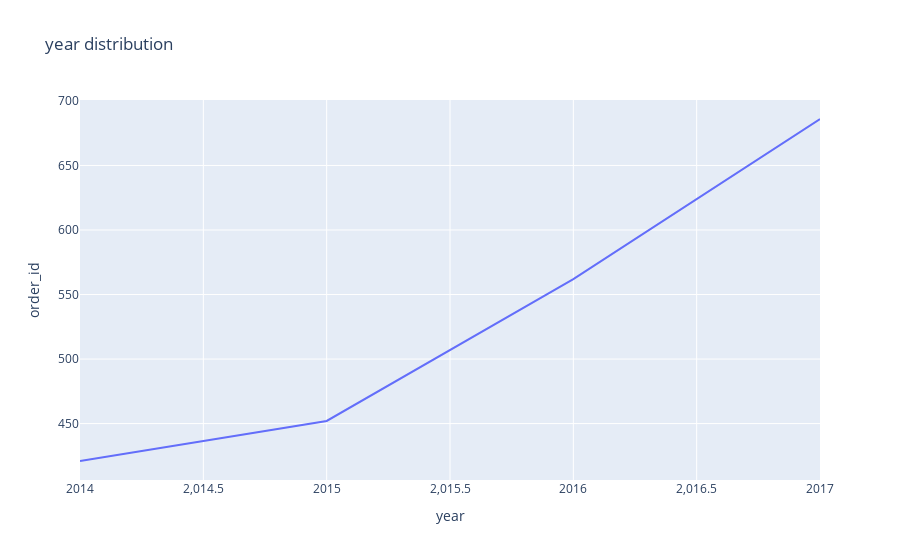

Source (notebook cell):
### Code cell
px.line(orders_by_year, x="year", y="order_id", title="year distribution")

### Figure 1 — Plotly figure (JSON) as saved in the notebook; plotly's stock layout.template omitted (floating-point values rounded to 4 significant figures)
{"data": [{"hovertemplate": "year=%{x}<br>order_id=%{y}<extra></extra>", "legendgroup": "", "line": {"color": "#636efa", "dash": "solid"}, "marker": {"symbol": "circle"}, "mode": "lines", "name": "", "orientation": "v", "showlegend": false, "type": "scatter", "x": [2017, 2016, 2015, 2014], "xaxis": "x", "y": [686, 562, 452, 421], "yaxis": "y"}], "layout": {"legend": {"tracegroupgap": 0}, "title": {"text": "year distribution"}, "xaxis": {"anchor": "y", "domain": [0, 1], "title": {"text": "year"}}, "yaxis": {"anchor": "x", "domain": [0, 1], "title": {"text": "order_id"}}}}
